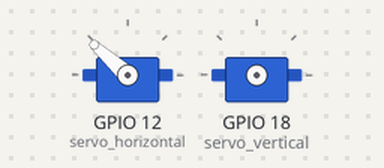
Bench run of a program on a simulated Raspberry Pi (BCM pin numbers). On the bench: 2 × servo. Servo angles are drawn from the pulse width (0.5 ms = 0°, 2.5 ms = 180°); what the program prints to the terminal is not drawn. At 2.0 s the program stops and its outputs stay as they are.

Above: at 0.1 s.
At 1.1 s:
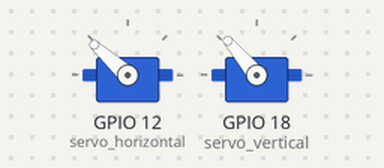
Timing chart, 0 to 2.6 s (numbered marks = the images above):
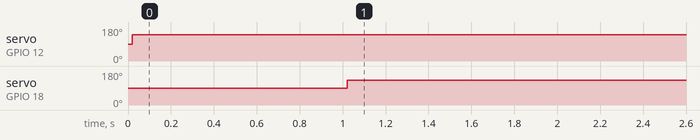

The program:

show-chair.py
```python
# Beispiel mit AngularServo und PiGPIOFactory aus der gpiozero library
#
# ATTENTION:
# Start pigpio daemon first:
# sudo systemctl start pigpiod
#
from gpiozero.pins.pigpio import PiGPIOFactory
from gpiozero import AngularServo
from time import sleep

factory = PiGPIOFactory()

servo_horizontal = AngularServo(12,
                                min_angle=-90,
                                max_angle=90,
                                min_pulse_width=0.0007,
                                max_pulse_width=0.0023,
                                pin_factory=factory)
servo_horizontal.angle= 60
sleep(1)
servo_horizontal = None

servo_vertical = AngularServo(18,
                              min_angle=-90,
                              max_angle=90,
                              min_pulse_width=0.0007,
                              max_pulse_width=0.0023,
                              pin_factory=factory)
servo_vertical.angle= 50
sleep(1)
servo_vertical = None

print("Done!")
```

Measured:
- by itself, servo on GPIO 12 (servo_horizontal): 90° → 138° at 0.02 s
- by itself, servo on GPIO 18 (servo_vertical): 90° → 130° at 1.0 s
